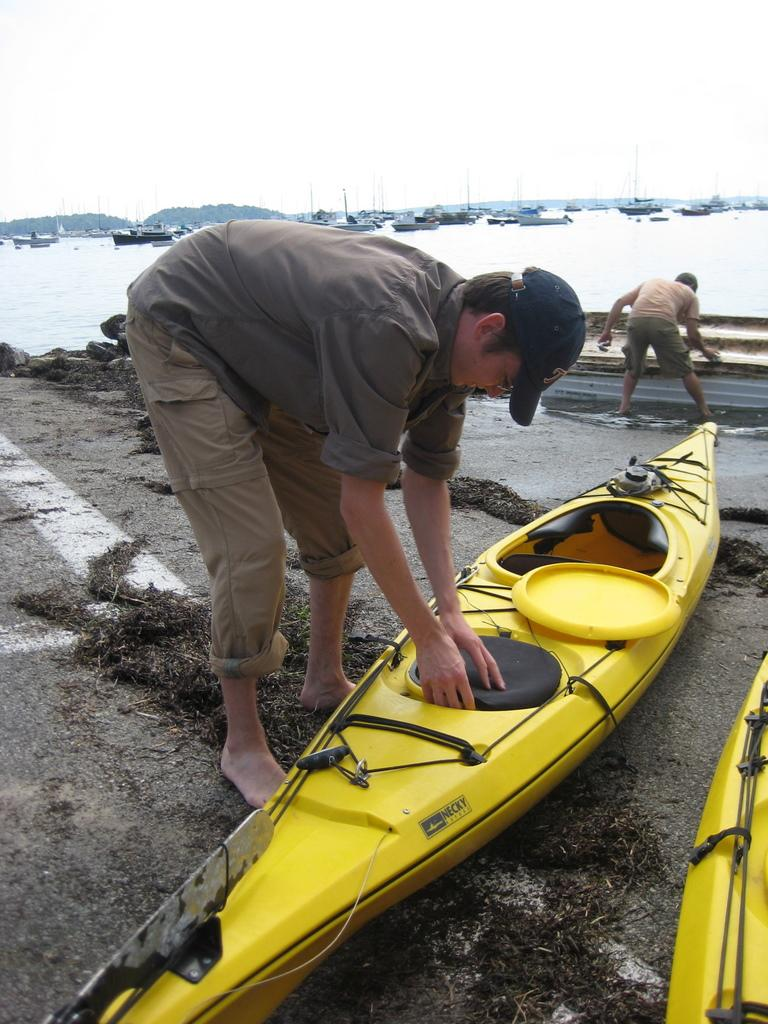
%> input picture MIT300/i188.jpg, 768 x 1024 px
$ octave frequencyTuned.m   (GNU Octave 9; MATLAB toolbox functions it lacks are replaced by stand-ins)
%> lines starting %> are read from the running program, lines starting %| are printed output that depends on the picture
### src/MinMaxNorm.m
function normed = MinMaxNorm(im)
    % Function to normalize image between 0 and 1
    normed = (im-min(min(im))) / (max(max(im)) - min(min(im)));
end

### src/frequencyTuned.m
clear all;
img = imread('MIT300/i188.jpg');
%> img is the input picture: size 1024x768x3 uint8; mean R, G, B 145.8, 140.7, 122.5

figure('Name','Original');
imshow(img);
%blur image with gaussian filter
gfrgb = imgaussfilt(img,'FilterSize',3);
%conversion to lab color space
lab = rgb2lab(gfrgb,'WhitePoint','d50');
%> lab: size 1024x768x3 double; mean of channels 1, 2, 3 56.9, 0, 9.7

%compute global statistics for mean of each channel
l = double(lab(:,:,1)); lm = mean(mean(l));
%> after `l = double(lab(:,:,1))`:
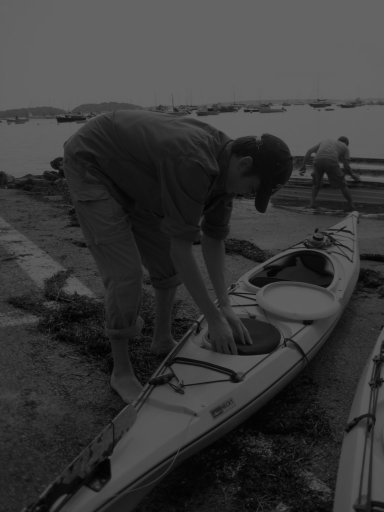
%> l: size 1024x768 double (shown at 1/2 size); min 1.08, max 100, mean 56.9
%> after `lm = mean(mean(l))`: lm = 56.93
a = double(lab(:,:,2)); am = mean(mean(a));
%> after `a = double(lab(:,:,2))`:
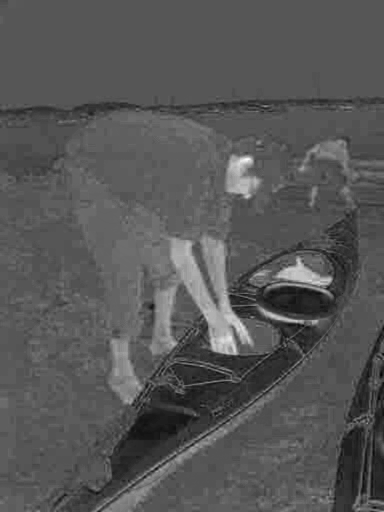
%> a: size 1024x768 double (shown at 1/2 size); min -15.83, max 30.57, mean 0; drawn with min black and max white
%> after `am = mean(mean(a))`: am = 0.0288
b = double(lab(:,:,3)); bm = mean(mean(b));
%> after `b = double(lab(:,:,3))`:
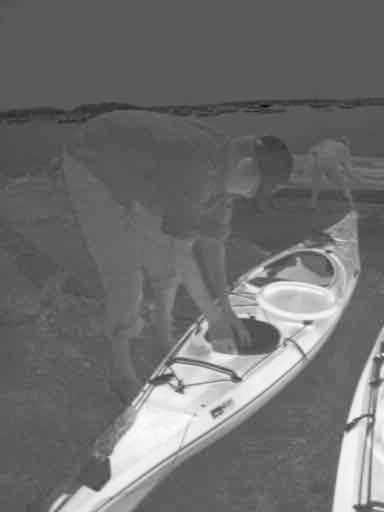
%> b: size 1024x768 double (shown at 1/2 size); min -43.44, max 79.26, mean 9.7; drawn with min black and max white
%> after `bm = mean(mean(b))`: bm = 9.7
%compute sum of MSE for all three channels
sm = (l-lm).^2 + (a-am).^2 + (b-bm).^2;
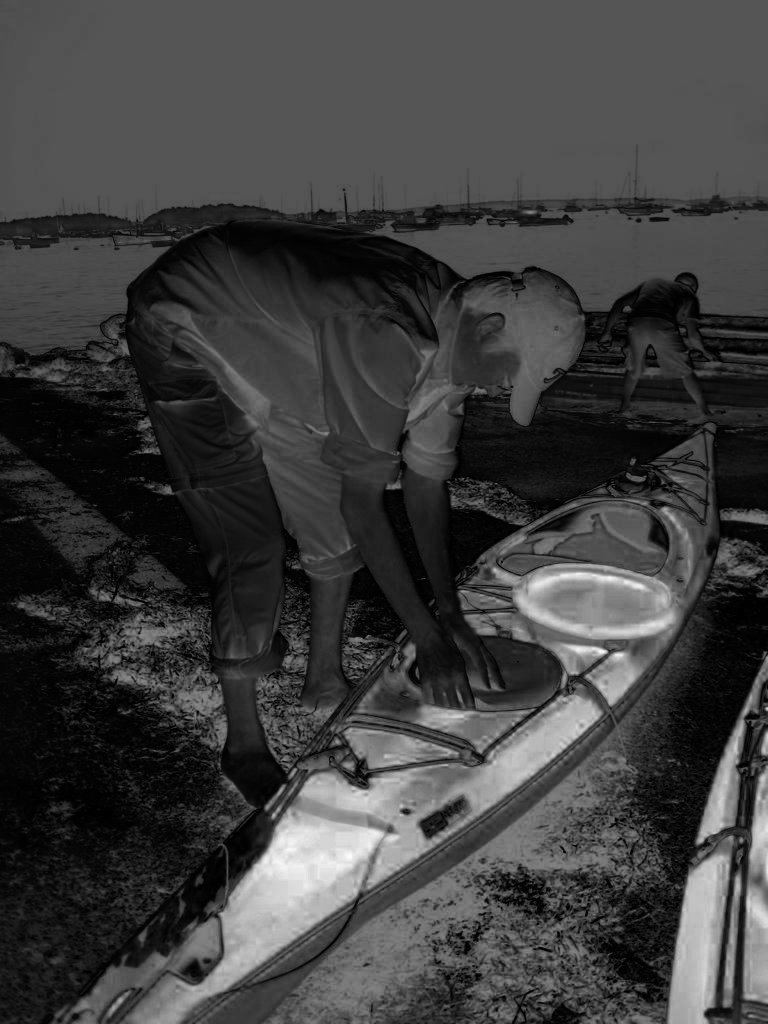
%> sm: size 1024x768 double; min 0.102, max 5812.6, mean 1436.1; drawn with min black and max white

figure('Name','Saliency Map');
imshow(sm,[]);
fimg = uint8(255*MinMaxNorm(sm));
imwrite(fimg,'results/spectral_result_i188_single.jpg')

$ run again, with MIT300/i104.jpg copied over MIT300/i188.jpg
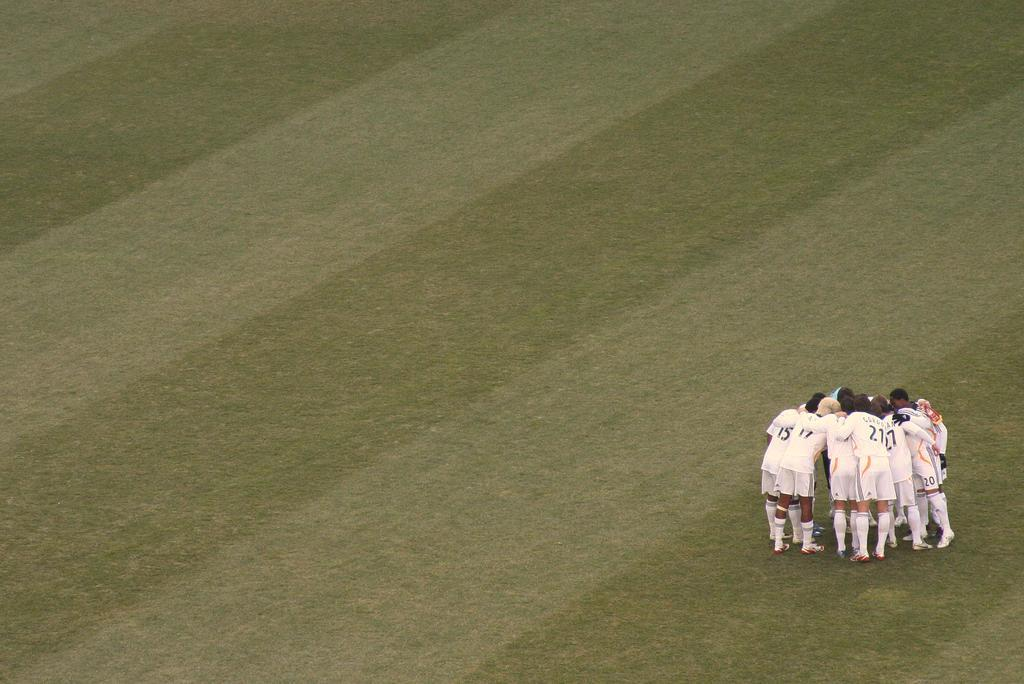
%> input picture MIT300/i104.jpg, 1024 x 684 px
%> img is the input picture: size 684x1024x3 uint8; mean R, G, B 117.9, 112.2, 77.2
%> lab: size 684x1024x3 double; mean of channels 1, 2, 3 46.9, -3.7, 20.4
%> lm = 46.92
%> am = -3.65
%> `b = double(lab(:,:,3))`:
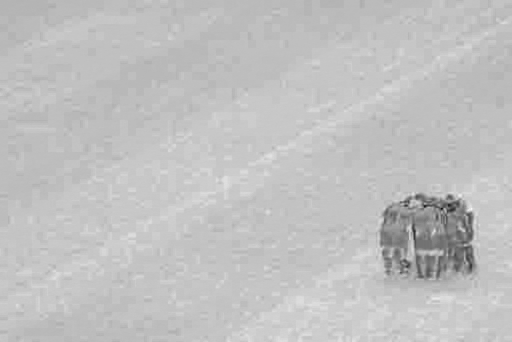
%> b: size 684x1024 double (shown at 1/2 size); min -24.95, max 35.04, mean 20.4; drawn with min black and max white
%> bm = 20.38
%> `sm = (l-lm).^2 + (a-am).^2 + (b-bm).^2;`:
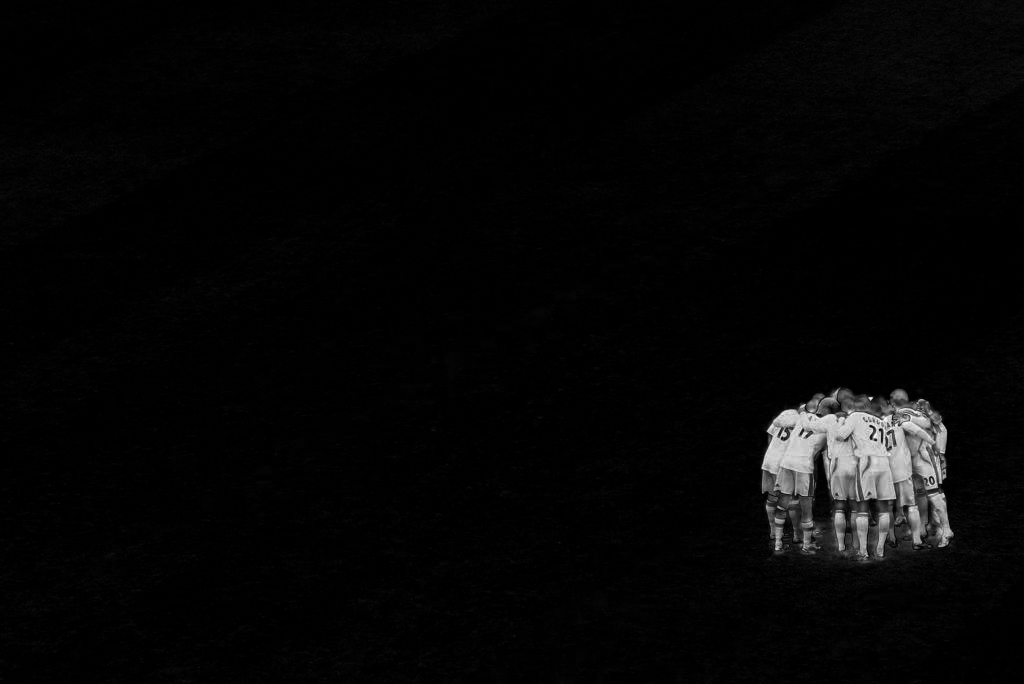
%> sm: size 684x1024 double; min 0.0253, max 3048.6, mean 74.6; drawn with min black and max white

$ run again, with MIT300/i108.jpg copied over MIT300/i188.jpg
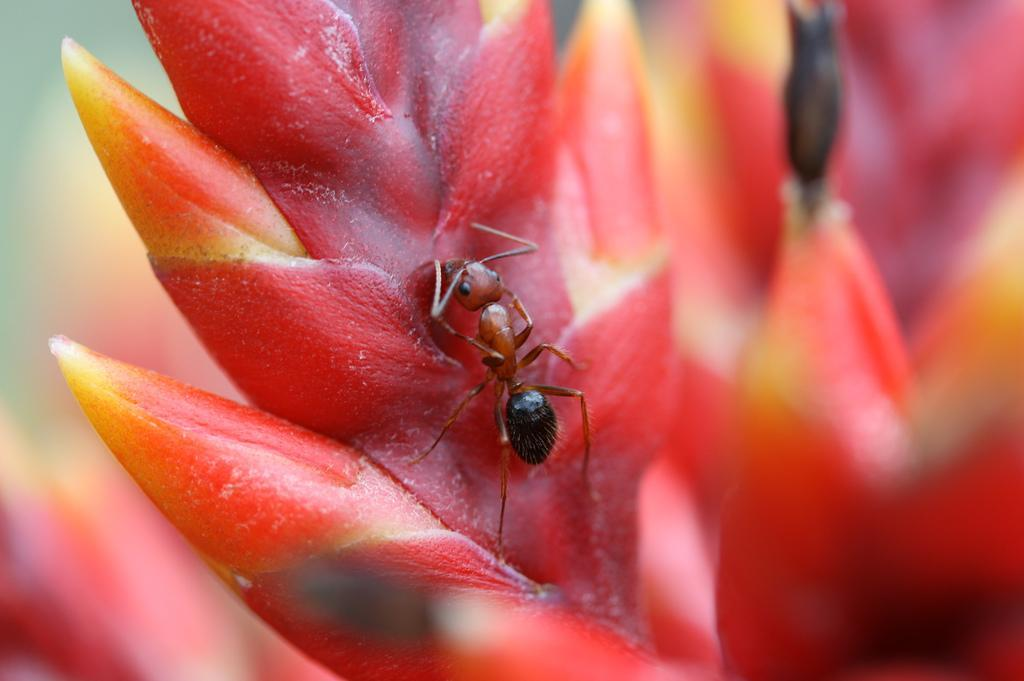
%> input picture MIT300/i108.jpg, 1024 x 681 px
%> img is the input picture: size 681x1024x3 uint8; mean R, G, B 193.1, 96.9, 90.1
%> lab: size 681x1024x3 double; mean of channels 1, 2, 3 53.5, 37.1, 23.6
%> lm = 53.47
%> am = 37.15
%> `b = double(lab(:,:,3))`:
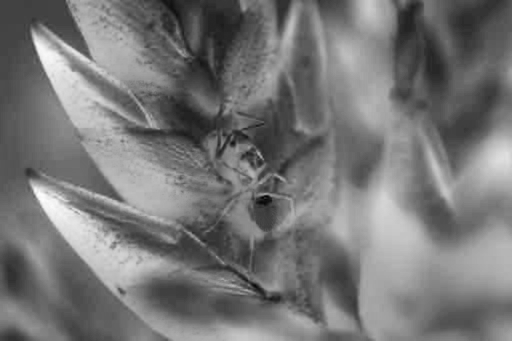
%> b: size 681x1024 double (shown at 1/2 size); min -22.08, max 76.04, mean 23.6; drawn with min black and max white
%> bm = 23.59
%> `sm = (l-lm).^2 + (a-am).^2 + (b-bm).^2;`:
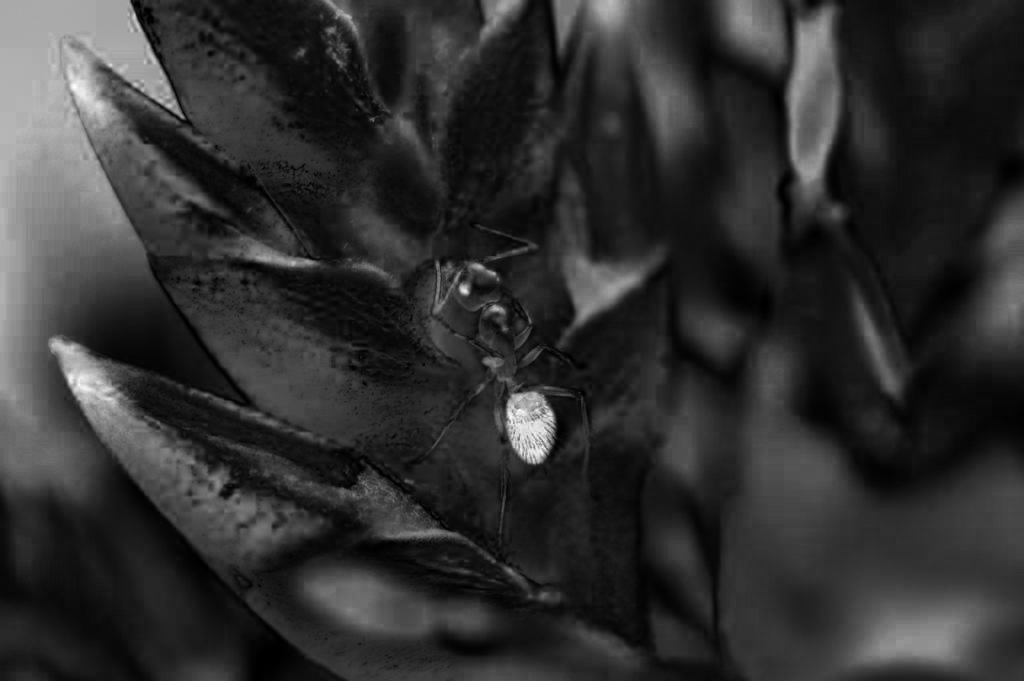
%> sm: size 681x1024 double; min 0.552, max 4687.1, mean 895.8; drawn with min black and max white
